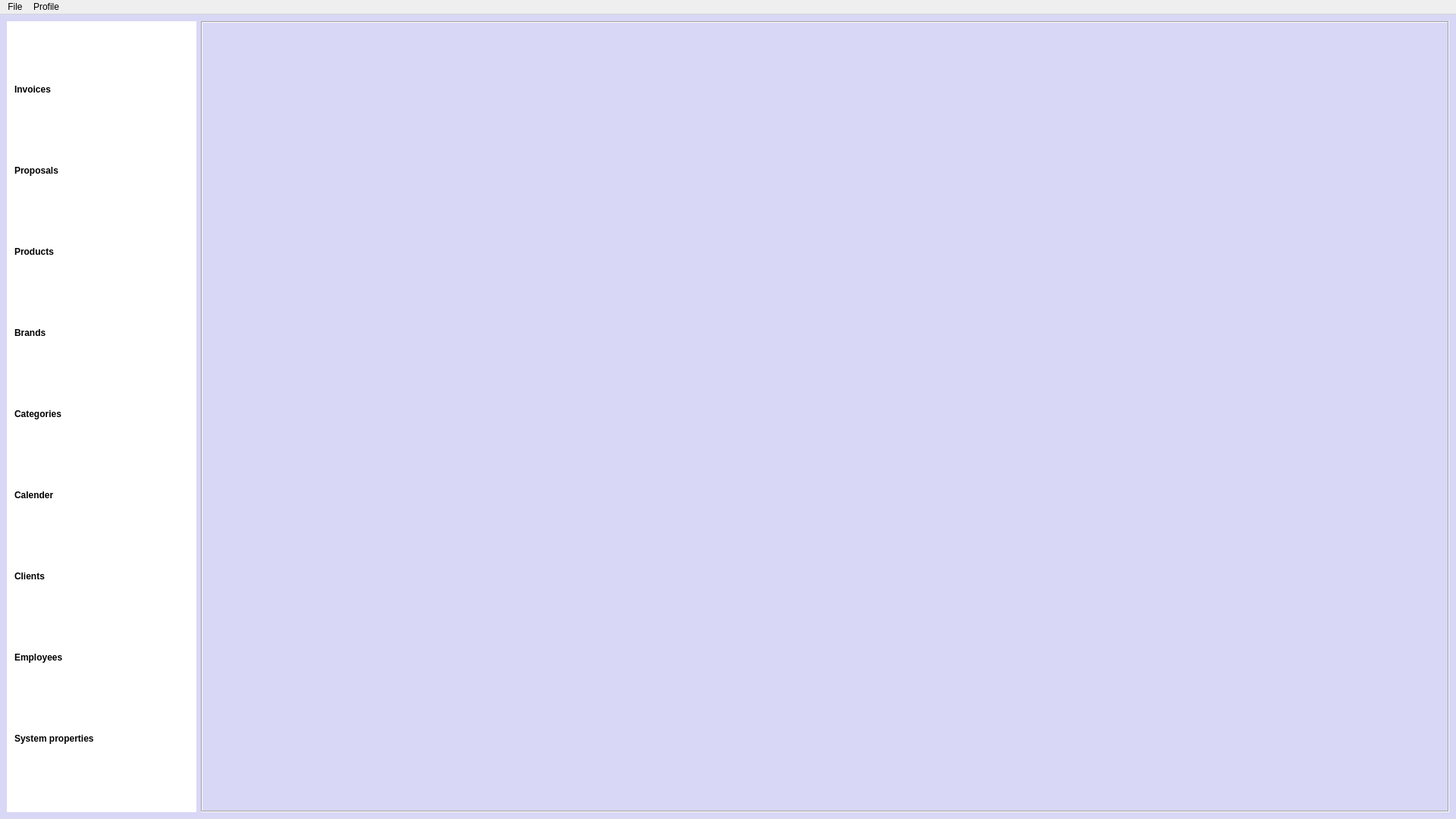
<?xml version="1.0" encoding="UTF-8"?>
<ui version="4.0">
 <class>MainWindow</class>
 <widget class="QMainWindow" name="MainWindow">
  <property name="geometry">
   <rect>
    <x>0</x>
    <y>0</y>
    <width>1920</width>
    <height>1080</height>
   </rect>
  </property>
  <property name="sizePolicy">
   <sizepolicy hsizetype="Expanding" vsizetype="Expanding">
    <horstretch>0</horstretch>
    <verstretch>0</verstretch>
   </sizepolicy>
  </property>
  <property name="minimumSize">
   <size>
    <width>1920</width>
    <height>1080</height>
   </size>
  </property>
  <property name="maximumSize">
   <size>
    <width>10000</width>
    <height>10000</height>
   </size>
  </property>
  <property name="windowTitle">
   <string>MainWindow</string>
  </property>
  <property name="autoFillBackground">
   <bool>false</bool>
  </property>
  <property name="styleSheet">
   <string notr="true">QMainWindow{
background: #D8D7F5;
}
QWidget#centralwidget{
background: #D8D7F5;
}
 QWidget#SideBar
 {
            background-color: white;
			margin: 0
 }
QPushButton{
  background-color: #838383;
  border: none;
  color: black;
  text-align: center;
  text-decoration: none;
}
QPushButton:hover{
background-color: #585858;
}
QPushButton:pressed{
background-color:rgb(54, 54, 54);
}

</string>
  </property>
  <property name="dockOptions">
   <set>QMainWindow::AllowNestedDocks|QMainWindow::AllowTabbedDocks|QMainWindow::AnimatedDocks</set>
  </property>
  <widget class="QWidget" name="centralwidget">
   <layout class="QHBoxLayout" name="horizontalLayout">
    <item>
     <widget class="QWidget" name="SideBar" native="true">
      <property name="sizePolicy">
       <sizepolicy hsizetype="Expanding" vsizetype="Expanding">
        <horstretch>3</horstretch>
        <verstretch>3</verstretch>
       </sizepolicy>
      </property>
      <property name="minimumSize">
       <size>
        <width>200</width>
        <height>0</height>
       </size>
      </property>
      <property name="maximumSize">
       <size>
        <width>250</width>
        <height>16777215</height>
       </size>
      </property>
      <property name="styleSheet">
       <string notr="true">  QPushButton
            { 
                background-color: #FFFFFF;
                color: rgb(190, 190, 190);
                border: none;
                color: white;
                text-align: left;
                text-decoration: none;
                color: black;
                padding: 1px;
            }
            QPushButton:hover{
                background-color: grey;
            }
            QPushButton:hover:pressed{
                background-color: #bebebe;
            }</string>
      </property>
      <layout class="QVBoxLayout" name="verticalLayout">
       <item>
        <widget class="QPushButton" name="invoices_btn">
         <property name="sizePolicy">
          <sizepolicy hsizetype="Fixed" vsizetype="Fixed">
           <horstretch>218</horstretch>
           <verstretch>0</verstretch>
          </sizepolicy>
         </property>
         <property name="minimumSize">
          <size>
           <width>200</width>
           <height>40</height>
          </size>
         </property>
         <property name="font">
          <font>
           <bold>true</bold>
           <underline>false</underline>
           <strikeout>false</strikeout>
           <kerning>false</kerning>
          </font>
         </property>
         <property name="toolTip">
          <string>Create new or search in invoices</string>
         </property>
         <property name="styleSheet">
          <string notr="true"/>
         </property>
         <property name="text">
          <string>Invoices</string>
         </property>
         <property name="icon">
          <iconset resource="../resources.qrc">
           <normaloff>:/icons/Icons/analysis.png</normaloff>:/icons/Icons/analysis.png</iconset>
         </property>
         <property name="iconSize">
          <size>
           <width>24</width>
           <height>24</height>
          </size>
         </property>
        </widget>
       </item>
       <item>
        <widget class="QPushButton" name="offers_btn">
         <property name="sizePolicy">
          <sizepolicy hsizetype="Fixed" vsizetype="Fixed">
           <horstretch>0</horstretch>
           <verstretch>0</verstretch>
          </sizepolicy>
         </property>
         <property name="minimumSize">
          <size>
           <width>200</width>
           <height>40</height>
          </size>
         </property>
         <property name="font">
          <font>
           <bold>true</bold>
           <underline>false</underline>
           <strikeout>false</strikeout>
          </font>
         </property>
         <property name="toolTip">
          <string>Create new offer, or search old ones</string>
         </property>
         <property name="styleSheet">
          <string notr="true"/>
         </property>
         <property name="text">
          <string>Proposals</string>
         </property>
         <property name="icon">
          <iconset resource="../resources.qrc">
           <normaloff>:/icons/Icons/business-proposal.png</normaloff>:/icons/Icons/business-proposal.png</iconset>
         </property>
         <property name="iconSize">
          <size>
           <width>24</width>
           <height>24</height>
          </size>
         </property>
        </widget>
       </item>
       <item>
        <widget class="QPushButton" name="products_btn">
         <property name="sizePolicy">
          <sizepolicy hsizetype="Fixed" vsizetype="Fixed">
           <horstretch>0</horstretch>
           <verstretch>0</verstretch>
          </sizepolicy>
         </property>
         <property name="minimumSize">
          <size>
           <width>200</width>
           <height>40</height>
          </size>
         </property>
         <property name="font">
          <font>
           <bold>true</bold>
           <underline>false</underline>
           <strikeout>false</strikeout>
          </font>
         </property>
         <property name="toolTip">
          <string>Manage products, and get reports about the,</string>
         </property>
         <property name="styleSheet">
          <string notr="true"/>
         </property>
         <property name="text">
          <string>Products</string>
         </property>
         <property name="icon">
          <iconset resource="../resources.qrc">
           <normaloff>:/icons/Icons/PngItem_3256236.png</normaloff>:/icons/Icons/PngItem_3256236.png</iconset>
         </property>
         <property name="iconSize">
          <size>
           <width>24</width>
           <height>24</height>
          </size>
         </property>
        </widget>
       </item>
       <item>
        <widget class="QPushButton" name="brands_btn">
         <property name="sizePolicy">
          <sizepolicy hsizetype="Fixed" vsizetype="Fixed">
           <horstretch>0</horstretch>
           <verstretch>0</verstretch>
          </sizepolicy>
         </property>
         <property name="minimumSize">
          <size>
           <width>200</width>
           <height>40</height>
          </size>
         </property>
         <property name="font">
          <font>
           <bold>true</bold>
           <underline>false</underline>
           <strikeout>false</strikeout>
          </font>
         </property>
         <property name="toolTip">
          <string>Manage products, and get reports about the,</string>
         </property>
         <property name="styleSheet">
          <string notr="true"/>
         </property>
         <property name="text">
          <string>Brands</string>
         </property>
         <property name="icon">
          <iconset resource="../resources.qrc">
           <normaloff>:/icons/Icons/brands_icon.png</normaloff>:/icons/Icons/brands_icon.png</iconset>
         </property>
         <property name="iconSize">
          <size>
           <width>24</width>
           <height>24</height>
          </size>
         </property>
        </widget>
       </item>
       <item>
        <widget class="QPushButton" name="categories_btn">
         <property name="sizePolicy">
          <sizepolicy hsizetype="Fixed" vsizetype="Fixed">
           <horstretch>0</horstretch>
           <verstretch>0</verstretch>
          </sizepolicy>
         </property>
         <property name="minimumSize">
          <size>
           <width>200</width>
           <height>40</height>
          </size>
         </property>
         <property name="font">
          <font>
           <bold>true</bold>
           <underline>false</underline>
           <strikeout>false</strikeout>
          </font>
         </property>
         <property name="toolTip">
          <string>Manage categories</string>
         </property>
         <property name="autoFillBackground">
          <bool>false</bool>
         </property>
         <property name="styleSheet">
          <string notr="true"/>
         </property>
         <property name="text">
          <string>Categories</string>
         </property>
         <property name="icon">
          <iconset resource="../resources.qrc">
           <normaloff>:/icons/Icons/product-icon-17.jpg</normaloff>:/icons/Icons/product-icon-17.jpg</iconset>
         </property>
         <property name="iconSize">
          <size>
           <width>24</width>
           <height>24</height>
          </size>
         </property>
        </widget>
       </item>
       <item>
        <widget class="QPushButton" name="calender_btn">
         <property name="sizePolicy">
          <sizepolicy hsizetype="Fixed" vsizetype="Fixed">
           <horstretch>0</horstretch>
           <verstretch>0</verstretch>
          </sizepolicy>
         </property>
         <property name="minimumSize">
          <size>
           <width>200</width>
           <height>40</height>
          </size>
         </property>
         <property name="maximumSize">
          <size>
           <width>16777215</width>
           <height>16777215</height>
          </size>
         </property>
         <property name="font">
          <font>
           <bold>true</bold>
           <underline>false</underline>
           <strikeout>false</strikeout>
          </font>
         </property>
         <property name="toolTip">
          <string>Check calnder for appointment</string>
         </property>
         <property name="styleSheet">
          <string notr="true"/>
         </property>
         <property name="text">
          <string>Calender</string>
         </property>
         <property name="icon">
          <iconset resource="../resources.qrc">
           <normaloff>:/icons/Icons/pngegg.png</normaloff>:/icons/Icons/pngegg.png</iconset>
         </property>
         <property name="iconSize">
          <size>
           <width>24</width>
           <height>24</height>
          </size>
         </property>
        </widget>
       </item>
       <item>
        <widget class="QPushButton" name="customers_btn">
         <property name="sizePolicy">
          <sizepolicy hsizetype="Fixed" vsizetype="Fixed">
           <horstretch>0</horstretch>
           <verstretch>0</verstretch>
          </sizepolicy>
         </property>
         <property name="minimumSize">
          <size>
           <width>200</width>
           <height>40</height>
          </size>
         </property>
         <property name="maximumSize">
          <size>
           <width>16777215</width>
           <height>40</height>
          </size>
         </property>
         <property name="font">
          <font>
           <bold>true</bold>
           <underline>false</underline>
           <strikeout>false</strikeout>
          </font>
         </property>
         <property name="toolTip">
          <string>Manage cusutomers and get reports about them</string>
         </property>
         <property name="styleSheet">
          <string notr="true"/>
         </property>
         <property name="text">
          <string>Clients</string>
         </property>
         <property name="icon">
          <iconset resource="../resources.qrc">
           <normaloff>:/icons/Icons/people-ge35158f96_640.png</normaloff>:/icons/Icons/people-ge35158f96_640.png</iconset>
         </property>
         <property name="iconSize">
          <size>
           <width>24</width>
           <height>24</height>
          </size>
         </property>
        </widget>
       </item>
       <item>
        <widget class="QPushButton" name="employees_btn">
         <property name="sizePolicy">
          <sizepolicy hsizetype="Fixed" vsizetype="Fixed">
           <horstretch>0</horstretch>
           <verstretch>0</verstretch>
          </sizepolicy>
         </property>
         <property name="minimumSize">
          <size>
           <width>200</width>
           <height>40</height>
          </size>
         </property>
         <property name="maximumSize">
          <size>
           <width>16777215</width>
           <height>40</height>
          </size>
         </property>
         <property name="font">
          <font>
           <bold>true</bold>
           <underline>false</underline>
           <strikeout>false</strikeout>
          </font>
         </property>
         <property name="toolTip">
          <string>Create, View, edit or delete employees</string>
         </property>
         <property name="styleSheet">
          <string notr="true"/>
         </property>
         <property name="text">
          <string>Employees</string>
         </property>
         <property name="icon">
          <iconset resource="../resources.qrc">
           <normaloff>:/icons/Icons/group+people+management+business+work+employees-1320567856204506545_32.png</normaloff>:/icons/Icons/group+people+management+business+work+employees-1320567856204506545_32.png</iconset>
         </property>
         <property name="iconSize">
          <size>
           <width>24</width>
           <height>24</height>
          </size>
         </property>
        </widget>
       </item>
       <item>
        <widget class="QPushButton" name="system_properties_btn">
         <property name="sizePolicy">
          <sizepolicy hsizetype="Fixed" vsizetype="Fixed">
           <horstretch>0</horstretch>
           <verstretch>0</verstretch>
          </sizepolicy>
         </property>
         <property name="minimumSize">
          <size>
           <width>200</width>
           <height>40</height>
          </size>
         </property>
         <property name="maximumSize">
          <size>
           <width>16777215</width>
           <height>40</height>
          </size>
         </property>
         <property name="font">
          <font>
           <bold>true</bold>
           <underline>false</underline>
           <strikeout>false</strikeout>
          </font>
         </property>
         <property name="toolTip">
          <string>Go to job titles, status, and other system related functions</string>
         </property>
         <property name="autoFillBackground">
          <bool>false</bool>
         </property>
         <property name="styleSheet">
          <string notr="true"/>
         </property>
         <property name="text">
          <string>System properties</string>
         </property>
         <property name="icon">
          <iconset resource="../resources.qrc">
           <normaloff>:/icons/Icons/gear_icon.png</normaloff>:/icons/Icons/gear_icon.png</iconset>
         </property>
         <property name="iconSize">
          <size>
           <width>24</width>
           <height>24</height>
          </size>
         </property>
         <property name="flat">
          <bool>false</bool>
         </property>
        </widget>
       </item>
      </layout>
     </widget>
    </item>
    <item>
     <widget class="QStackedWidget" name="window_content">
      <property name="frameShape">
       <enum>QFrame::Box</enum>
      </property>
      <property name="frameShadow">
       <enum>QFrame::Sunken</enum>
      </property>
      <property name="currentIndex">
       <number>0</number>
      </property>
      <widget class="QWidget" name="page"/>
      <widget class="QWidget" name="widget"/>
      <widget class="QWidget" name="page_2"/>
     </widget>
    </item>
   </layout>
  </widget>
  <widget class="QMenuBar" name="menubar">
   <property name="geometry">
    <rect>
     <x>0</x>
     <y>0</y>
     <width>1920</width>
     <height>19</height>
    </rect>
   </property>
   <widget class="QMenu" name="menuFile">
    <property name="title">
     <string>File</string>
    </property>
    <addaction name="actionExit"/>
   </widget>
   <widget class="QMenu" name="menuProfile">
    <property name="title">
     <string>Profile</string>
    </property>
    <addaction name="actionView_profile"/>
    <addaction name="actionSignout"/>
   </widget>
   <addaction name="menuFile"/>
   <addaction name="menuProfile"/>
  </widget>
  <action name="actionExit">
   <property name="text">
    <string>Exit</string>
   </property>
  </action>
  <action name="actionView_profile">
   <property name="text">
    <string>View profile</string>
   </property>
  </action>
  <action name="actionSignout">
   <property name="text">
    <string>Signout</string>
   </property>
  </action>
 </widget>
 <resources>
  <include location="../resources.qrc"/>
 </resources>
 <connections>
  <connection>
   <sender>actionExit</sender>
   <signal>triggered()</signal>
   <receiver>MainWindow</receiver>
   <slot>close()</slot>
   <hints>
    <hint type="sourcelabel">
     <x>-1</x>
     <y>-1</y>
    </hint>
    <hint type="destinationlabel">
     <x>202</x>
     <y>248</y>
    </hint>
   </hints>
  </connection>
 </connections>
</ui>
